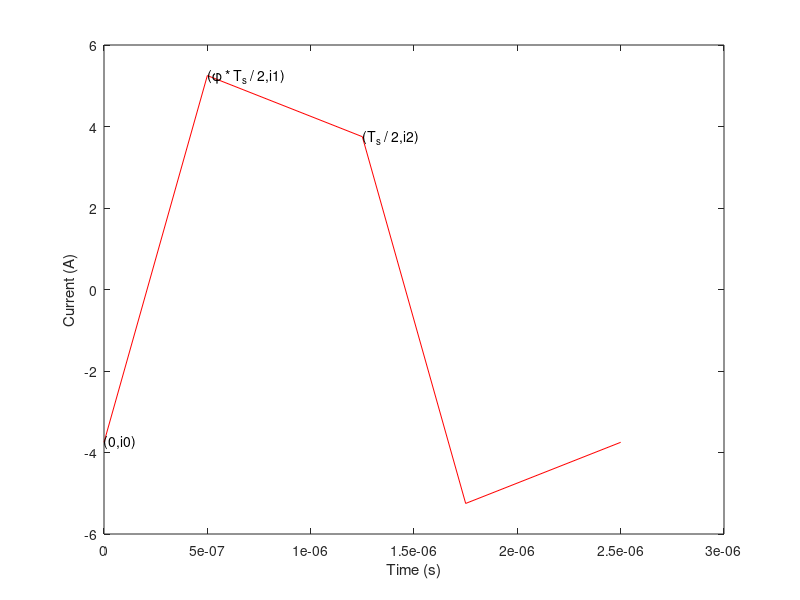

The MATLAB script that drew this image:
clear all; 
close all; 
clc;

%inputs
f = 400e3;
%Va = [800:10:1200];
Va = 800;
Vb = 1e3;
N = 1; 
phi = 0.4;
%phi = [0:0.01:0.4];
L = 100e-6;

T = 1./f;
phi = phi.*pi;
    
g = Vb./(N.*Va);
omega = 2.*pi.*f;

endtime1 = T.*phi./(2.*pi); % phi
endtime2 = T./2; % pi
endtime3 = endtime2+endtime1; %pi+phi
endtime4 = T;

M1 = Va./(2.*omega.*L);
M2 = pi.*(1-g);
M3 = 2.*g.*phi;

i0 = M1.*(2.*(1+g).*(omega.*0)-M2-M3);
i1 = M1.*(2.*(1+g).*(omega.*endtime1)-M2-M3); 
i2 = M1.*(2.*(1-g).*(omega.*endtime2)-M2+M3);

% Plot the trapezoid with (t,i) points as follows:
% (0,i0), (endtime1,i1), (endtime2,i2)
figure(1)
plot([0 endtime1 endtime2 endtime3 endtime4],[i0 i1 i2 -i1 -i2],'r')
% label the points as (0,i0), (phi,i1), (pi,i2)
text(0,i0,'(0,i0)')
text(endtime1,i1,'(\phi * T_s / 2,i1)')
text(endtime2,i2,'(T_s / 2,i2)')

xlabel('Time (s)')
ylabel('Current (A)')

